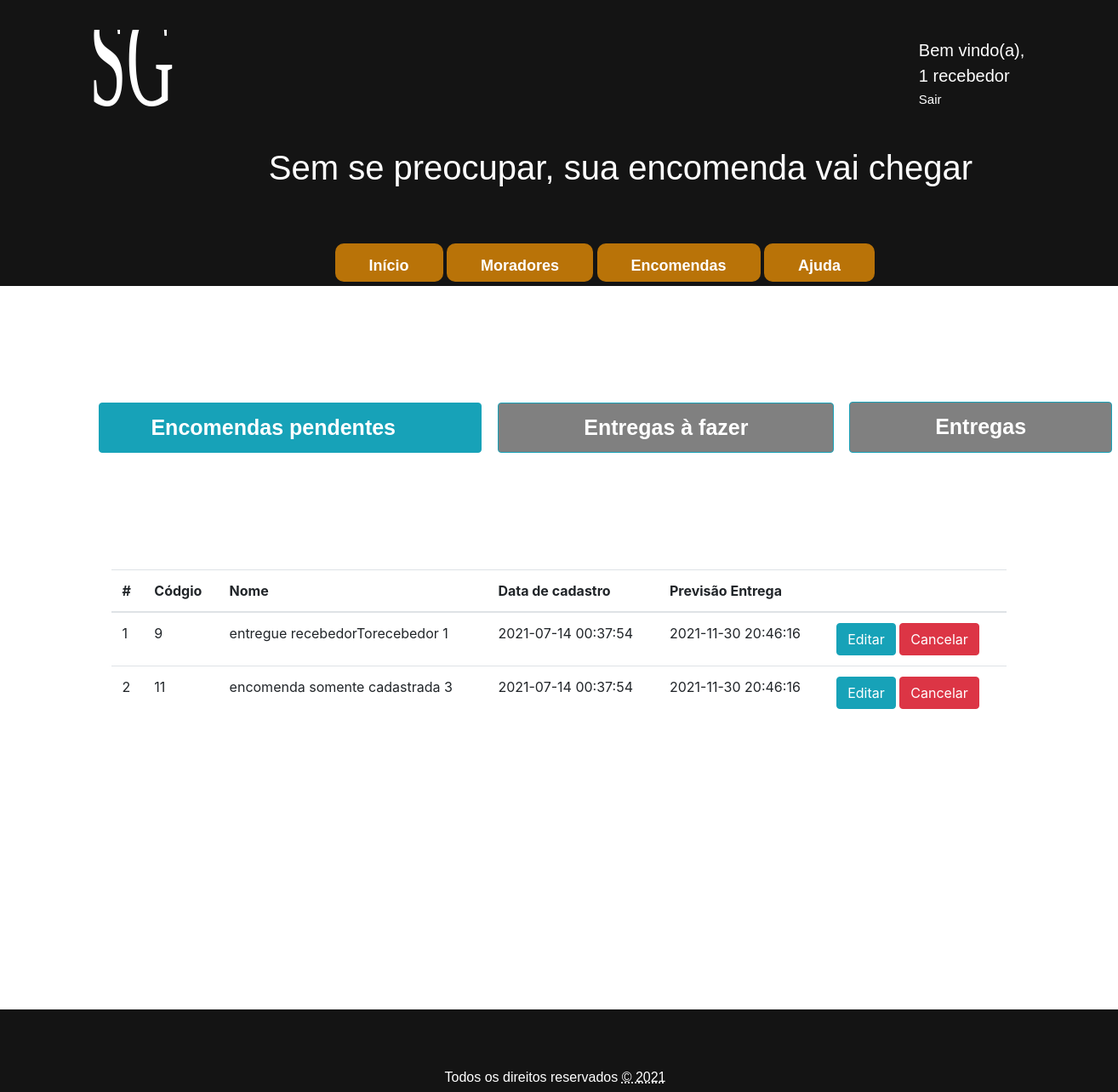
Page /pages/encomendas/editar/editar_form.php (signed in) on the earlier database version.
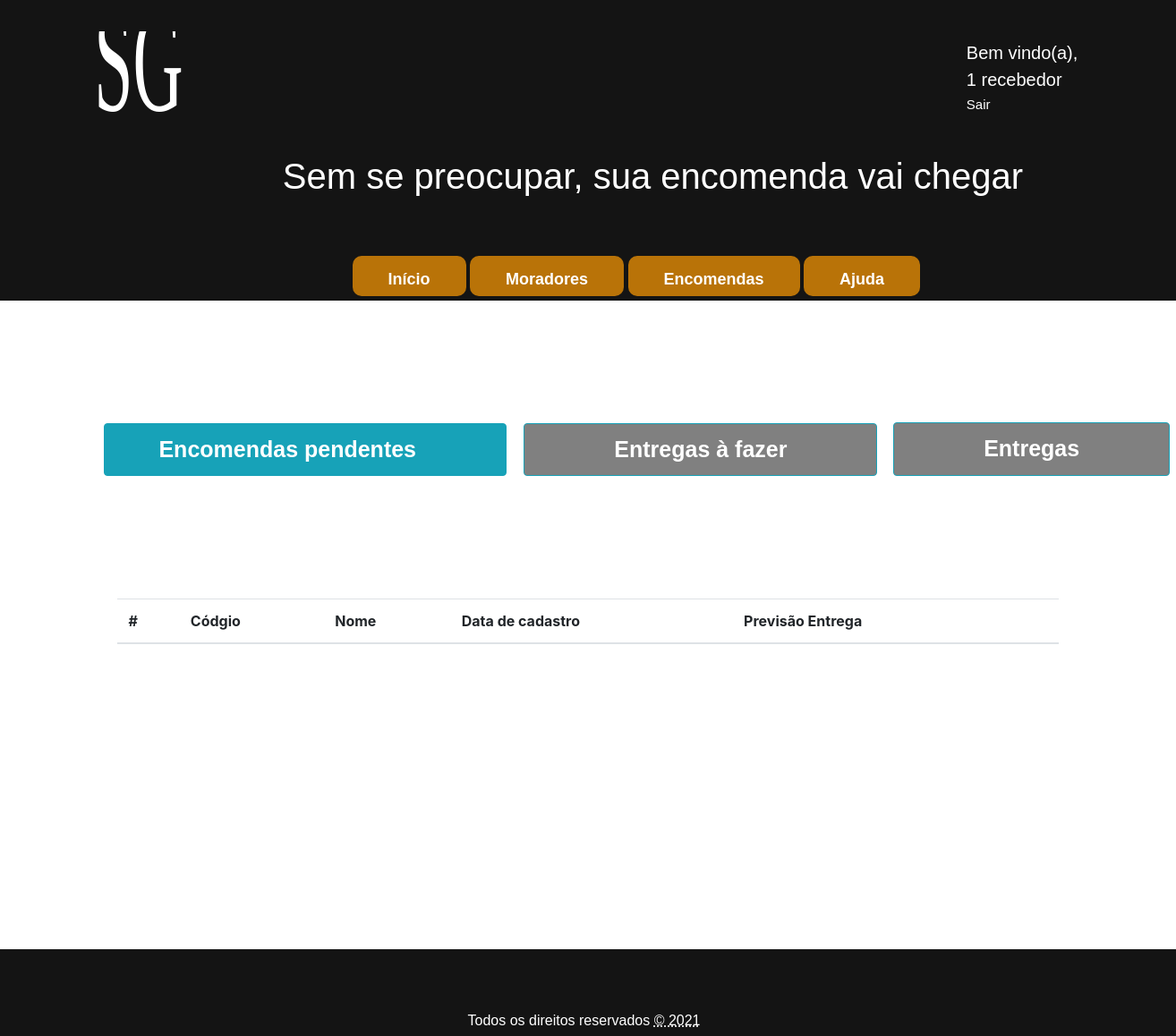
Same page on the later database version.
### tables this page shows
CREATE TABLE encomenda (
	
	id 						INT 		NOT NULL AUTO_INCREMENT,
	nome 					VARCHAR(50) NOT NULL,
	cadastrada_morador_id 	INT 		NOT NULL,
	entregador_id 			INT 		NOT NULL,	
	data_cadastro 			TIMESTAMP 	NOT NULL,
	previsao_data_entrega 	TIMESTAMP 	NULL,
	foi_entregue 			INT 		NOT NULL,
	entregador_pegou 		INT 		NOT NULL,
	excluido 				INT 		NOT NULL,
	PRIMARY KEY (id),
	FOREIGN KEY (cadastrada_morador_id) REFERENCES morador (id),
	FOREIGN KEY (entregador_id) 		REFERENCES morador (id)	
);

### database/funcoes_gerais.php (called while the page is built, shortened)
<?php
class Funcoes_gerais {
	private $conn;
	public function __construct($db) {
		$this->conn = $db;
	}
	public function lista_obj($tabela, $params = null, $fields) {
		$lista = array();
		$sql = "SELECT {$fields} FROM {$tabela} {$params}";
		$result = $this->conn->query($sql);
		if ($result->rowCount() > 0) {
			foreach ($result as $data) {
				array_push($lista, $data);
			}
		}
		return $lista;
	}
}
?>

### routers.php (called while the page is built, shortened)
<?php
$editar_encomenda_servico_path = "/SGE/src/pages/encomendas/editar/editar_servico.php";
?>

### pages/encomendas/editar/editar_form.php (the view, shortened to what this page needs)
<?php
include("../../../routers.php");
include("../../../template/top.php");
include_once "../../../database/funcoes_gerais.php";
?>
<head><link rel="stylesheet" href="./editar.css"></head>
<?php
$database = new Database();
$db = $database->getConnection();
$gerencia_obj = new Funcoes_gerais($db);
$params = "WHERE foi_entregue = 0 AND excluido = 0 AND cadastrada_morador_id = {$_SESSION['morador_logado'][0]}";
$lista_encomendas = $gerencia_obj->lista_obj('encomenda', $params, '*');
?>
<div class="btn_acao">
	<table>
		<tr>
			<th><button type='submit' class='btn btn-info' id="btn_encomenda_pendente" name='btn_cancelar_encomenda' value='0' onclick="mostra_esconde_telas(this)">Encomendas pendentes</button></th>
			<th><button type='submit' class='btn btn-info' id="btn_encomenda_entregar" name='btn_cancelar_encomenda' value='1' onclick="mostra_esconde_telas(this)">Entregas à fazer</button></th>
			<th><button type='submit' class='btn btn-info' id="btn_encomenda_recebida" name='btn_cancelar_encomenda' value='2' onclick="mostra_esconde_telas(this)">Entregas</button></th>
		</tr>
	</table>
</div>
<div class="encomenda_pendente">
	<table class="table">
		<thead>
			<tr>
				<th scope="col">#</th>
				<th scope="col">Códgio</th>
				<th scope="col">Nome</th>
				<th scope="col">Data de cadastro</th>
				<th scope="col">Previsão Entrega</th>
				<th></th>
			</tr>
		</thead>
		<tbody>
			<?php
			$qnt_encomenda = 1;
			foreach ($lista_encomendas as $encomenda) {
				echo "
			<tr>
			<td>{$qnt_encomenda}</td>
			<td>{$lista_encomendas[$qnt_encomenda-1][0]}</td>
			<td>{$lista_encomendas[$qnt_encomenda-1][1]}</td>
			<td>{$lista_encomendas[$qnt_encomenda-1][4]}</td>
			<td>{$lista_encomendas[$qnt_encomenda-1][5]}</td>
            <td>
                <form action='{$editar_encomenda_servico_path}' method='POST' name='Form'>
                    <button type='submit' class='btn btn-info' name='btn_editar' value='{$lista_encomendas[$qnt_encomenda-1][0]}'>Editar</button>
                    <button type='submit' onclick='confirm_submit()' class='btn btn-danger' name='btn_cancelar' value='{$lista_encomendas[$qnt_encomenda-1][0]}'>Cancelar</button>
                </form>
            </td>
			</tr>
				";
				$qnt_encomenda++;
			}
			?>
		</tbody>
	</table>
</div>
<?php
include("../../../template/bottom.php");
?>

Differences in the rows shown:
removed encomenda: id "9", nome "entregue recebedorTorecebedor 1", data_cadastro "2021-07-14 00:37:54", previsao_data_entrega "2021-11-30 20:46:16"
removed encomenda: id "11", nome "encomenda somente cadastrada 3", data_cadastro "2021-07-14 00:37:54", previsao_data_entrega "2021-11-30 20:46:16"
